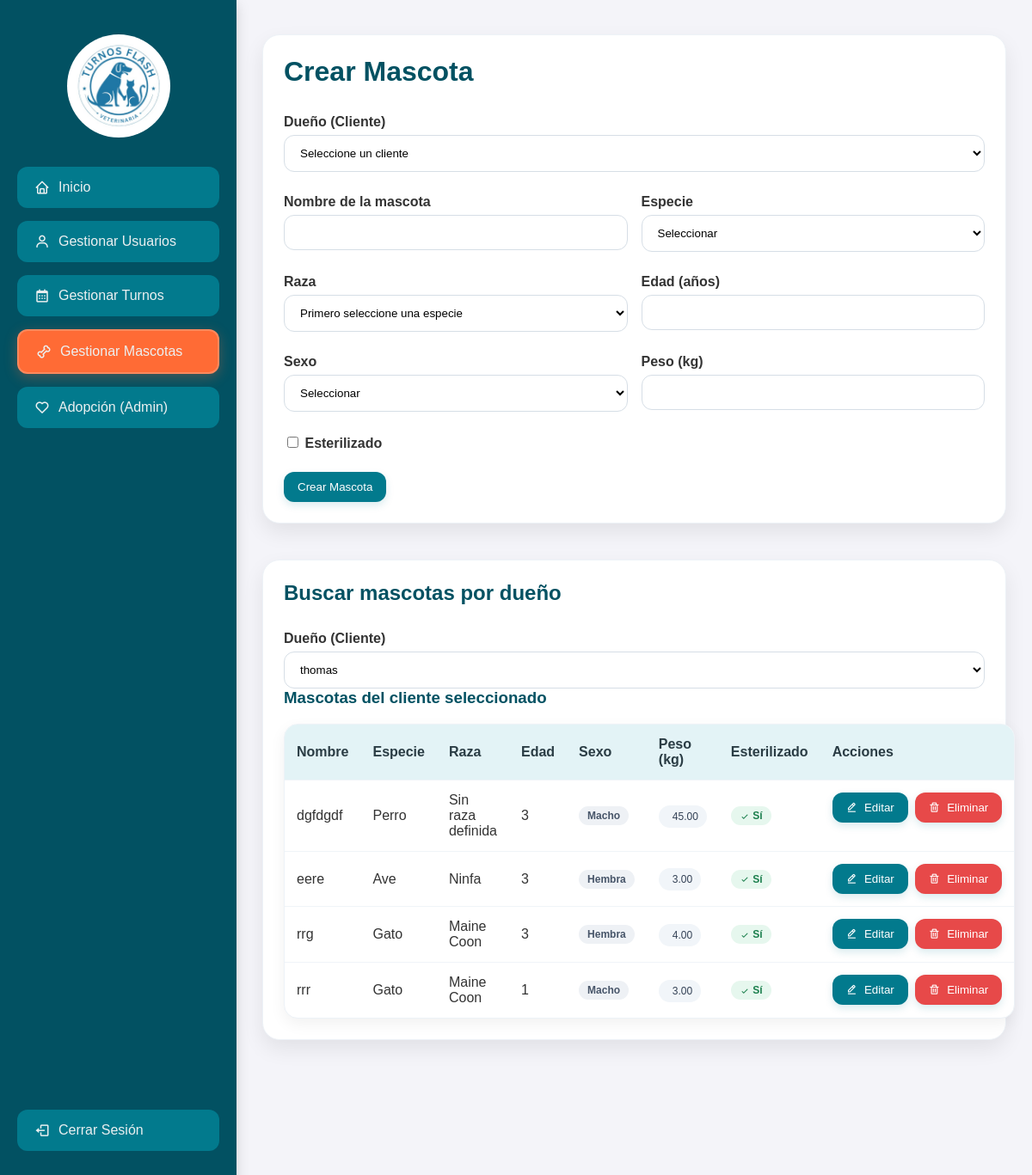
Page /gestionar_mascotas.php?filter_owner_id=17 (signed in) on the earlier database version.
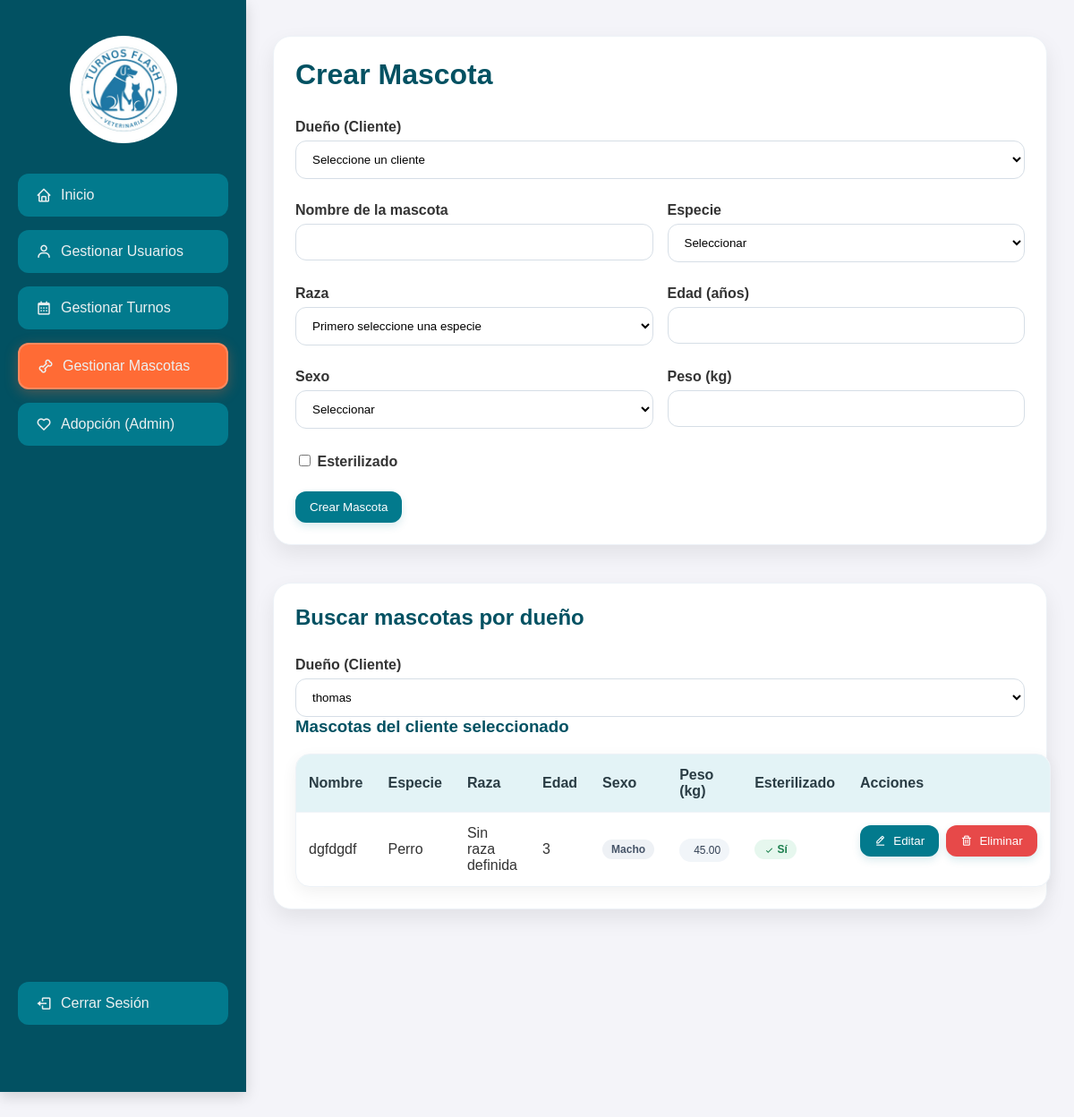
Same page on the later database version.
### tables this page shows
CREATE TABLE `mascotas` (
  `id` int(11) NOT NULL,
  `user_id` int(11) NOT NULL,
  `nombre` varchar(50) NOT NULL,
  `especie` varchar(50) NOT NULL,
  `raza` varchar(50) NOT NULL,
  `edad` int(11) NOT NULL,
  `sexo` varchar(10) NOT NULL,
  `peso` decimal(5,2) NOT NULL,
  `esterilizado` tinyint(1) NOT NULL,
  `foto` varchar(255) DEFAULT NULL
);

### gestionar_mascotas.php (the view, shortened to what this page needs)
<?php
$mysqli = new mysqli("localhost", "root", "", "veterinaria");
$clientes = $mysqli->query("SELECT id, nombre_usuario FROM user WHERE rol='cliente' ORDER BY nombre_usuario ASC");
$filter_owner_id = 0;
if (isset($_GET['filter_owner_id'])) { $filter_owner_id = (int)$_GET['filter_owner_id']; }
$mascotas_list = null;
if ($filter_owner_id > 0) {
    $stmt = $mysqli->prepare("SELECT id, nombre, especie, raza, edad, sexo, peso, esterilizado FROM mascotas WHERE user_id = ? ORDER BY nombre ASC");
    if ($stmt) {
        $stmt->bind_param('i', $filter_owner_id);
        $stmt->execute();
        $mascotas_list = $stmt->get_result();
    }
}
?>
<!DOCTYPE html>
<html lang="es">
<head>
    <link href='https://unpkg.com/boxicons@2.1.4/css/boxicons.min.css' rel='stylesheet'>
</head>
<body>
    <div class="sidebar">
        <div class="profile-section">
            <img src="logo_perro.jpg" alt="Foto de Usuario" class="profile-image">
        </div>
        <a href="admin_dashboard.php"><i class='bx bx-home'></i><span>Inicio</span></a>
        <a href="gestionar_usuarios.php"><i class='bx bx-user'></i><span>Gestionar Usuarios</span></a>
        <a href="gestionar_turnos.php"><i class='bx bx-calendar'></i><span>Gestionar Turnos</span></a>
        <a href="gestionar_mascotas.php" class="active"><i class='bx bx-bone'></i><span>Gestionar Mascotas</span></a>
        <a href="adopcion_page.php?view=admin"><i class='bx bx-heart'></i><span>Adopción (Admin)</span></a>
         <div class="bottom-menu">
             <a href="index.php" id="logout-button"><i class='bx bx-log-out'></i><span>Cerrar Sesión</span></a>
         </div>
    </div>
    <div class="content">
        <div class="card">
            <h1>Crear Mascota</h1>
            <form method="POST">
                <div class="row">
                    <div class="full">
                        <label for="owner_id">Dueño (Cliente)</label>
                        <select id="owner_id" name="owner_id" required>
                            <option value="">Seleccione un cliente</option>
                        </select>
                    </div>
                    <div>
                        <label for="nombre">Nombre de la mascota</label>
                        <input type="text" id="nombre" name="nombre" required pattern="[A-Za-zÁÉÍÓÚáéíóúÑñ\s]+" title="Solo letras y espacios">
                    </div>
                    <div>
                        <label for="especie">Especie</label>
                        <select id="especie" name="especie" required>
                            <option value="">Seleccionar</option>
                        </select>
                    </div>
                    <div>
                        <label for="raza">Raza</label>
                        <select id="raza" name="raza" required>
                            <option value="" disabled selected>Primero seleccione una especie</option>
                        </select>
                    </div>
                    <div>
                        <label for="edad">Edad (años)</label>
                        <input type="number" id="edad" name="edad" min="0" max="30" step="1" required>
                    </div>
                    <div>
                        <label for="sexo">Sexo</label>
                        <select id="sexo" name="sexo" required>
                            <option value="">Seleccionar</option>
                        </select>
                    </div>
                    <div>
                        <label for="peso">Peso (kg)</label>
                        <input type="number" id="peso" name="peso" min="0.1" max="70" step="0.1" required>
                    </div>
                    <div class="full">
                        <label><input type="checkbox" name="esterilizado" value="1"> Esterilizado</label>
                    </div>
                </div>
                <br>
                <button class="button" type="submit" name="create_pet">Crear Mascota</button>
            </form>
        </div>
        <br>
        <div class="card">
            <h2>Buscar mascotas por dueño</h2>
            <form method="GET" class="row">
                <div class="full">
                    <label for="filter_owner_id">Dueño (Cliente)</label>
                    <select id="filter_owner_id" name="filter_owner_id" onchange="this.form.submit()">
                        <?php if ($clientes) { $clientes->data_seek(0); while($c = $clientes->fetch_assoc()) { $sel = ($filter_owner_id == (int)$c['id']) ? 'selected' : ''; ?>
                            <option value="<?= (int)$c['id'] ?>" <?= $sel ?>><?= htmlspecialchars($c['nombre_usuario']) ?></option>
                        <?php } } ?>
                    </select>
                </div>
            </form>
            <?php if ($filter_owner_id > 0): ?>
                <h3>Mascotas del cliente seleccionado</h3>
                <table class="table">
                    <thead>
                        <tr>
                            <th>Nombre</th>
                            <th>Especie</th>
                            <th>Raza</th>
                            <th>Edad</th>
                            <th>Sexo</th>
                            <th>Peso (kg)</th>
                            <th>Esterilizado</th>
                            <th>Acciones</th>
                        </tr>
                    </thead>
                    <tbody>
                        <?php if ($mascotas_list && $mascotas_list->num_rows > 0): while($m = $mascotas_list->fetch_assoc()): ?>
                            <tr>
                                <td><?= htmlspecialchars($m['nombre']) ?></td>
                                <td><?= htmlspecialchars($m['especie']) ?></td>
                                <td><?= htmlspecialchars($m['raza']) ?></td>
                                <td><?= (int)$m['edad'] ?></td>
                                <td><span class="badge gray"><?= htmlspecialchars($m['sexo']) ?></span></td>
                                <td><span class="chip"><i class='bx bx-weight'></i><?= htmlspecialchars($m['peso']) ?></span></td>
                                <td>
                                    <?php if ((int)$m['esterilizado'] === 1): ?>
                                        <span class="badge green"><i class='bx bx-check' style="vertical-align:middle;"></i> Sí</span>
                                    <?php else: ?>
                                        <span class="badge gray">No</span>
                                    <?php endif; ?>
                                </td>
                                <td style="display:flex; gap:8px; align-items:center;">
                                    <button class="button" onclick="openEditPetModal(<?= (int)$m['id'] ?>, '<?= htmlspecialchars($m['nombre'], ENT_QUOTES) ?>', '<?= htmlspecialchars($m['especie'], ENT_QUOTES) ?>', '<?= htmlspecialchars($m['raza'], ENT_QUOTES) ?>', <?= (int)$m['edad'] ?>, '<?= htmlspecialchars($m['sexo'], ENT_QUOTES) ?>', '<?= htmlspecialchars($m['peso'], ENT_QUOTES) ?>', <?= (int)$m['esterilizado'] ?>)"><i class='bx bx-edit-alt'></i> Editar</button>
                                    <form method="POST" class="delete-pet-form" style="display:inline;">
                                        <button type="submit" name="delete_pet" class="button danger"><i class='bx bx-trash'></i> Eliminar</button>
                                    </form>
                                </td>
                            </tr>
                        <?php endwhile; endif; ?>
                    </tbody>
                </table>
            <?php endif; ?>
        </div>
    </div>
 </body>
 </html>

### gestionar_mascotas.php (style rules this page uses)
body { font-family: Arial, sans-serif; margin: 0; padding: 0; display: flex; overflow: hidden; color: #333; transition: background-color 0.3s, color 0.3s; background-color: #f4f4f9; }
.sidebar { width: 275px; background-color: #025162; color: #ecf0f1; padding-top: 40px; display: flex; flex-direction: column; align-items: center; height: 100vh; transition: width 0.3s, background-color 0.3s, box-shadow 0.3s; position: fixed; top: 0; left: 0; box-shadow: 0 5px 15px rgba(0,0,0,0.15); }
.sidebar a { display: flex; align-items: center; justify-content: flex-start; color: #ecf0f1; text-decoration: none; padding: 15px 20px; width: calc(100% - 40px); margin-bottom: 15px; background-color: #027a8d; border-radius: 12px; font-size: 16px; transition: background-color 0.3s, padding 0.3s, transform 0.15s ease-in-out; box-sizing: border-box; position: relative; }
.sidebar a.active { background-color: #ff6b35; box-shadow: 0 4px 15px rgba(255, 107, 53, 0.3); border: 2px solid rgba(255, 255, 255, 0.2); }
.sidebar i { margin-right:10px; font-size: 18px; }
.sidebar span { transition: opacity 0.3s ease; }
.profile-section { text-align: center; margin-bottom: 20px; transition: margin-bottom 0.3s; }
.profile-image { width: 120px; height: 120px; border-radius: 50%; object-fit: cover; margin-bottom: 10px; transition: width 0.3s, height 0.3s; }
.sidebar .bottom-menu { margin-top:auto; width:100%; padding-bottom:60px; display:flex; flex-direction:column; align-items:center; }
.content { flex-grow: 1; margin-left: 275px; padding: 40px 30px; min-height: 100vh; height: 100vh; overflow-y: auto; padding-bottom: 140px; }
.card { background:#fff; border-radius:20px; box-shadow:0 10px 25px rgba(0,0,0,0.08); padding:24px; max-width:980px; margin:0 auto; border: 1px solid #edf2f7; margin-bottom: 24px; }
.card h1, .card h2, .card h3 { margin-top: 0; font-weight: 600; color: #025162; }
.row { display:grid; grid-template-columns:1fr 1fr; gap:16px; }
.row .full { grid-column:1 / -1; }
label { display:block; margin:10px 0 6px; font-weight:600; }
input[type="text"], input[type="number"], select { width:100%; padding:12px 14px; border:1px solid #d6dee6; border-radius:12px; box-sizing:border-box; transition: border-color .2s ease, box-shadow .2s ease; background:#fff; }
.button { background-color:#027a8d; color:#fff; border:none; padding:10px 16px; border-radius:12px; cursor:pointer; box-shadow:0 4px 10px rgba(2,122,141,0.15); display:inline-flex; align-items:center; gap:8px; }
.button.danger { background:#e74949; }
.table { width:100%; border-collapse: separate; border-spacing:0; margin-top:10px; background:#fff; border-radius:16px; overflow:hidden; box-shadow:0 6px 18px rgba(0,0,0,0.06); border:1px solid #edf2f7; }
.table thead th { background:#E3F3F6; color:#2a3c44; font-weight:600; padding:14px; text-align:left; }
.table tbody td { padding:14px; border-top:1px solid #f0f4f8; }
.badge { display:inline-block; padding:4px 10px; border-radius:999px; font-size:12px; font-weight:600; }
.badge.green { background:#e6f7ee; color:#1b7f4d; }
.badge.gray { background:#eef1f5; color:#475569; }
.chip { display:inline-flex; align-items:center; gap:6px; padding:6px 10px; background:#f1f5f9; border-radius:999px; font-size:12px; color:#334155; }

Differences in the rows shown:
removed mascotas: nombre "eere", especie "Ave", raza "Ninfa", edad "3", sexo "Hembra", peso "3.00", esterilizado 1 (drawn)
removed mascotas: nombre "rrg", especie "Gato", raza "Maine Coon", edad "3", sexo "Hembra", peso "4.00", esterilizado 1 (drawn)
removed mascotas: nombre "rrr", especie "Gato", raza "Maine Coon", edad "1", sexo "Macho", peso "3.00", esterilizado 1 (drawn)
